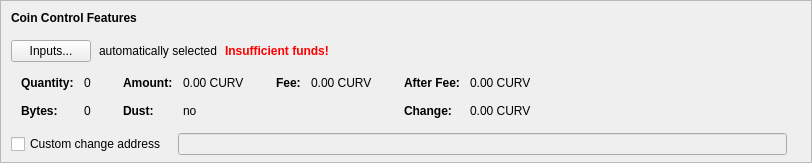
    <widget class="QFrame" name="frameCoinControl">
     <property name="sizePolicy">
      <sizepolicy hsizetype="Expanding" vsizetype="Expanding">
       <horstretch>0</horstretch>
       <verstretch>0</verstretch>
      </sizepolicy>
     </property>
     <property name="maximumSize">
      <size>
       <width>16777215</width>
       <height>16777215</height>
      </size>
     </property>
     <property name="frameShape">
      <enum>QFrame::StyledPanel</enum>
     </property>
     <property name="frameShadow">
      <enum>QFrame::Sunken</enum>
     </property>
     <layout class="QVBoxLayout" name="verticalLayoutCoinControl2">
      <property name="spacing">
       <number>0</number>
      </property>
      <property name="leftMargin">
       <number>0</number>
      </property>
      <property name="topMargin">
       <number>0</number>
      </property>
      <property name="rightMargin">
       <number>0</number>
      </property>
      <property name="bottomMargin">
       <number>6</number>
      </property>
      <item>
       <layout class="QVBoxLayout" name="verticalLayoutCoinControl" stretch="0,0,0,0,1">
        <property name="spacing">
         <number>0</number>
        </property>
        <property name="leftMargin">
         <number>10</number>
        </property>
        <property name="topMargin">
         <number>10</number>
        </property>
        <item>
         <layout class="QHBoxLayout" name="horizontalLayoutCoinControl1">
          <property name="bottomMargin">
           <number>15</number>
          </property>
          <item>
           <widget class="QLabel" name="labelCoinControlFeatures">
            <property name="sizePolicy">
             <sizepolicy hsizetype="Preferred" vsizetype="Maximum">
              <horstretch>0</horstretch>
              <verstretch>0</verstretch>
             </sizepolicy>
            </property>
            <property name="font">
             <font>
              <weight>75</weight>
              <bold>true</bold>
             </font>
            </property>
            <property name="styleSheet">
             <string notr="true">font-weight:bold;</string>
            </property>
            <property name="text">
             <string>Coin Control Features</string>
            </property>
           </widget>
          </item>
         </layout>
        </item>
        <item>
         <layout class="QHBoxLayout" name="horizontalLayoutCoinControl2" stretch="0,0,0,0">
          <property name="spacing">
           <number>8</number>
          </property>
          <property name="bottomMargin">
           <number>10</number>
          </property>
          <item>
           <widget class="QPushButton" name="pushButtonCoinControl">
            <property name="styleSheet">
             <string notr="true"/>
            </property>
            <property name="text">
             <string>Inputs...</string>
            </property>
            <property name="autoDefault">
             <bool>false</bool>
            </property>
           </widget>
          </item>
          <item>
           <widget class="QLabel" name="labelCoinControlAutomaticallySelected">
            <property name="text">
             <string>automatically selected</string>
            </property>
            <property name="margin">
             <number>5</number>
            </property>
           </widget>
          </item>
          <item>
           <widget class="QLabel" name="labelCoinControlInsuffFunds">
            <property name="font">
             <font>
              <weight>75</weight>
              <bold>true</bold>
             </font>
            </property>
            <property name="styleSheet">
             <string notr="true">color:red;font-weight:bold;</string>
            </property>
            <property name="text">
             <string>Insufficient funds!</string>
            </property>
            <property name="margin">
             <number>5</number>
            </property>
           </widget>
          </item>
          <item>
           <spacer name="horizontalSpacerCoinControl">
            <property name="orientation">
             <enum>Qt::Horizontal</enum>
            </property>
            <property name="sizeHint" stdset="0">
             <size>
              <width>40</width>
              <height>1</height>
             </size>
            </property>
           </spacer>
          </item>
         </layout>
        </item>
        <item>
         <widget class="QWidget" name="widgetCoinControl" native="true">
          <property name="sizePolicy">
           <sizepolicy hsizetype="Preferred" vsizetype="Preferred">
            <horstretch>0</horstretch>
            <verstretch>0</verstretch>
           </sizepolicy>
          </property>
          <property name="minimumSize">
           <size>
            <width>0</width>
            <height>0</height>
           </size>
          </property>
          <property name="styleSheet">
           <string notr="true"/>
          </property>
          <layout class="QHBoxLayout" name="horizontalLayoutCoinControl5">
           <property name="leftMargin">
            <number>0</number>
           </property>
           <property name="topMargin">
            <number>0</number>
           </property>
           <property name="rightMargin">
            <number>0</number>
           </property>
           <property name="bottomMargin">
            <number>0</number>
           </property>
           <item>
            <layout class="QHBoxLayout" name="horizontalLayoutCoinControl3" stretch="0,0,0,1">
             <property name="spacing">
              <number>20</number>
             </property>
             <property name="topMargin">
              <number>0</number>
             </property>
             <property name="bottomMargin">
              <number>10</number>
             </property>
             <item>
              <layout class="QFormLayout" name="formLayoutCoinControl1">
               <property name="horizontalSpacing">
                <number>10</number>
               </property>
               <property name="verticalSpacing">
                <number>14</number>
               </property>
               <property name="leftMargin">
                <number>10</number>
               </property>
               <property name="topMargin">
                <number>4</number>
               </property>
               <property name="rightMargin">
                <number>6</number>
               </property>
               <item row="0" column="0">
                <widget class="QLabel" name="labelCoinControlQuantityText">
                 <property name="font">
                  <font>
                   <weight>75</weight>
                   <bold>true</bold>
                  </font>
                 </property>
                 <property name="text">
                  <string>Quantity:</string>
                 </property>
                 <property name="margin">
                  <number>0</number>
                 </property>
                </widget>
               </item>
               <item row="0" column="1">
                <widget class="QLabel" name="labelCoinControlQuantity">
                 <property name="cursor">
                  <cursorShape>IBeamCursor</cursorShape>
                 </property>
                 <property name="contextMenuPolicy">
                  <enum>Qt::ActionsContextMenu</enum>
                 </property>
                 <property name="text">
                  <string notr="true">0</string>
                 </property>
                 <property name="margin">
                  <number>0</number>
                 </property>
                 <property name="textInteractionFlags">
                  <set>Qt::LinksAccessibleByMouse|Qt::TextSelectableByKeyboard|Qt::TextSelectableByMouse</set>
                 </property>
                </widget>
               </item>
               <item row="1" column="0">
                <widget class="QLabel" name="labelCoinControlBytesText">
                 <property name="font">
                  <font>
                   <weight>75</weight>
                   <bold>true</bold>
                  </font>
                 </property>
                 <property name="text">
                  <string>Bytes:</string>
                 </property>
                </widget>
               </item>
               <item row="1" column="1">
                <widget class="QLabel" name="labelCoinControlBytes">
                 <property name="cursor">
                  <cursorShape>IBeamCursor</cursorShape>
                 </property>
                 <property name="contextMenuPolicy">
                  <enum>Qt::ActionsContextMenu</enum>
                 </property>
                 <property name="text">
                  <string notr="true">0</string>
                 </property>
                 <property name="textInteractionFlags">
                  <set>Qt::LinksAccessibleByMouse|Qt::TextSelectableByKeyboard|Qt::TextSelectableByMouse</set>
                 </property>
                </widget>
               </item>
              </layout>
             </item>
             <item>
              <layout class="QFormLayout" name="formLayoutCoinControl2">
               <property name="horizontalSpacing">
                <number>10</number>
               </property>
               <property name="verticalSpacing">
                <number>14</number>
               </property>
               <property name="leftMargin">
                <number>6</number>
               </property>
               <property name="topMargin">
                <number>4</number>
               </property>
               <property name="rightMargin">
                <number>6</number>
               </property>
               <item row="0" column="0">
                <widget class="QLabel" name="labelCoinControlAmountText">
                 <property name="font">
                  <font>
                   <weight>75</weight>
                   <bold>true</bold>
                  </font>
                 </property>
                 <property name="text">
                  <string>Amount:</string>
                 </property>
                 <property name="margin">
                  <number>0</number>
                 </property>
                </widget>
               </item>
               <item row="0" column="1">
                <widget class="QLabel" name="labelCoinControlAmount">
                 <property name="cursor">
                  <cursorShape>IBeamCursor</cursorShape>
                 </property>
                 <property name="contextMenuPolicy">
                  <enum>Qt::ActionsContextMenu</enum>
                 </property>
                 <property name="text">
                  <string notr="true">0.00 CURV</string>
                 </property>
                 <property name="textInteractionFlags">
                  <set>Qt::LinksAccessibleByMouse|Qt::TextSelectableByKeyboard|Qt::TextSelectableByMouse</set>
                 </property>
                </widget>
               </item>
               <item row="1" column="0">
                <widget class="QLabel" name="labelCoinControlLowOutputText">
                 <property name="font">
                  <font>
                   <weight>75</weight>
                   <bold>true</bold>
                  </font>
                 </property>
                 <property name="text">
                  <string>Dust:</string>
                 </property>
                </widget>
               </item>
               <item row="1" column="1">
                <widget class="QLabel" name="labelCoinControlLowOutput">
                 <property name="cursor">
                  <cursorShape>IBeamCursor</cursorShape>
                 </property>
                 <property name="contextMenuPolicy">
                  <enum>Qt::ActionsContextMenu</enum>
                 </property>
                 <property name="text">
                  <string notr="true">no</string>
                 </property>
                 <property name="textInteractionFlags">
                  <set>Qt::LinksAccessibleByMouse|Qt::TextSelectableByKeyboard|Qt::TextSelectableByMouse</set>
                 </property>
                </widget>
               </item>
              </layout>
             </item>
             <item>
              <layout class="QFormLayout" name="formLayoutCoinControl3">
               <property name="horizontalSpacing">
                <number>10</number>
               </property>
               <property name="verticalSpacing">
                <number>14</number>
               </property>
               <property name="leftMargin">
                <number>6</number>
               </property>
               <property name="topMargin">
                <number>4</number>
               </property>
               <property name="rightMargin">
                <number>6</number>
               </property>
               <item row="0" column="0">
                <widget class="QLabel" name="labelCoinControlFeeText">
                 <property name="font">
                  <font>
                   <weight>75</weight>
                   <bold>true</bold>
                  </font>
                 </property>
                 <property name="text">
                  <string>Fee:</string>
                 </property>
                 <property name="margin">
                  <number>0</number>
                 </property>
                </widget>
               </item>
               <item row="0" column="1">
                <widget class="QLabel" name="labelCoinControlFee">
                 <property name="cursor">
                  <cursorShape>IBeamCursor</cursorShape>
                 </property>
                 <property name="contextMenuPolicy">
                  <enum>Qt::ActionsContextMenu</enum>
                 </property>
                 <property name="text">
                  <string notr="true">0.00 CURV</string>
                 </property>
                 <property name="textInteractionFlags">
                  <set>Qt::LinksAccessibleByMouse|Qt::TextSelectableByKeyboard|Qt::TextSelectableByMouse</set>
                 </property>
                </widget>
               </item>
             </layout>
             </item>
             <item>
              <layout class="QFormLayout" name="formLayoutCoinControl4">
               <property name="horizontalSpacing">
                <number>10</number>
               </property>
               <property name="verticalSpacing">
                <number>14</number>
               </property>
               <property name="leftMargin">
                <number>6</number>
               </property>
               <property name="topMargin">
                <number>4</number>
               </property>
               <property name="rightMargin">
                <number>6</number>
               </property>
               <item row="0" column="0">
                <widget class="QLabel" name="labelCoinControlAfterFeeText">
                 <property name="font">
                  <font>
                   <weight>75</weight>
                   <bold>true</bold>
                  </font>
                 </property>
                 <property name="text">
                  <string>After Fee:</string>
                 </property>
                 <property name="margin">
                  <number>0</number>
                 </property>
                </widget>
               </item>
               <item row="0" column="1">
                <widget class="QLabel" name="labelCoinControlAfterFee">
                 <property name="cursor">
                  <cursorShape>IBeamCursor</cursorShape>
                 </property>
                 <property name="contextMenuPolicy">
                  <enum>Qt::ActionsContextMenu</enum>
                 </property>
                 <property name="text">
                  <string notr="true">0.00 CURV</string>
                 </property>
                 <property name="textInteractionFlags">
                  <set>Qt::LinksAccessibleByMouse|Qt::TextSelectableByKeyboard|Qt::TextSelectableByMouse</set>
                 </property>
                </widget>
               </item>
               <item row="1" column="0">
                <widget class="QLabel" name="labelCoinControlChangeText">
                 <property name="font">
                  <font>
                   <weight>75</weight>
                   <bold>true</bold>
                  </font>
                 </property>
                 <property name="text">
                  <string>Change:</string>
                 </property>
                </widget>
               </item>
               <item row="1" column="1">
                <widget class="QLabel" name="labelCoinControlChange">
                 <property name="cursor">
                  <cursorShape>IBeamCursor</cursorShape>
                 </property>
                 <property name="contextMenuPolicy">
                  <enum>Qt::ActionsContextMenu</enum>
                 </property>
                 <property name="text">
                  <string notr="true">0.00 CURV</string>
                 </property>
                 <property name="textInteractionFlags">
                  <set>Qt::LinksAccessibleByMouse|Qt::TextSelectableByKeyboard|Qt::TextSelectableByMouse</set>
                 </property>
                </widget>
               </item>
              </layout>
             </item>
            </layout>
           </item>
          </layout>
         </widget>
        </item>
        <item>
         <layout class="QHBoxLayout" name="horizontalLayoutCoinControl4" stretch="0,0,0">
          <property name="spacing">
           <number>12</number>
          </property>
          <property name="sizeConstraint">
           <enum>QLayout::SetDefaultConstraint</enum>
          </property>
          <property name="topMargin">
           <number>5</number>
          </property>
          <property name="rightMargin">
           <number>5</number>
          </property>
          <item>
           <widget class="QCheckBox" name="checkBoxCoinControlChange">
            <property name="toolTip">
             <string>If this is activated, but the change address is empty or invalid, change will be sent to a newly generated address.</string>
            </property>
            <property name="text">
             <string>Custom change address</string>
            </property>
           </widget>
          </item>
          <item>
           <widget class="QValidatedLineEdit" name="lineEditCoinControlChange">
            <property name="enabled">
             <bool>false</bool>
            </property>
            <property name="sizePolicy">
             <sizepolicy hsizetype="Expanding" vsizetype="Fixed">
              <horstretch>0</horstretch>
              <verstretch>0</verstretch>
             </sizepolicy>
            </property>
           </widget>
          </item>
          <item>
           <widget class="QLabel" name="labelCoinControlChangeLabel">
            <property name="sizePolicy">
             <sizepolicy hsizetype="Preferred" vsizetype="Expanding">
              <horstretch>0</horstretch>
              <verstretch>0</verstretch>
             </sizepolicy>
            </property>
            <property name="minimumSize">
             <size>
              <width>0</width>
              <height>0</height>
             </size>
            </property>
            <property name="text">
             <string/>
            </property>
            <property name="margin">
             <number>3</number>
            </property>
           </widget>
          </item>
         </layout>
        </item>
        <item>
         <spacer name="verticalSpacerCoinControl">
          <property name="orientation">
           <enum>Qt::Vertical</enum>
          </property>
          <property name="sizeHint" stdset="0">
           <size>
            <width>800</width>
            <height>1</height>
           </size>
          </property>
         </spacer>
        </item>
       </layout>
      </item>
     </layout>
    </widget>
